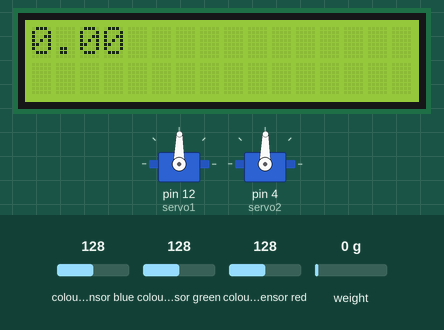
Bench run of a sketch on a simulated Arduino Uno, built with avr-gcc and run on an emulated ATmega328P. Shown: 2 × servo, 16×2 character LCD. Wiring (inferred from the names in the program): TCS3200 colour sensor: output pin 6; S2 pin 9; S3 pin 10; S0 pin 7; S1 pin 8. Inputs (shaded band) come from the test bench; at power-on: colour sensor blue 128, weight on the scale 0 g, colour sensor green 128, colour sensor red 128. What the sketch prints to the serial monitor is not drawn.

Above: at 4.8 s.
4.9 s: colour sensor blue set to 191
At 6.36 s:
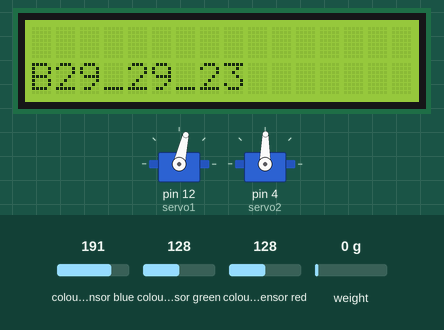
7.9 s: weight on the scale set to 100 g
At 10.5 s:
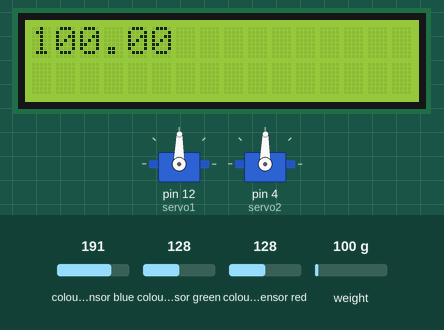
10.7 s: colour sensor blue set to 5
At 12.14 s:
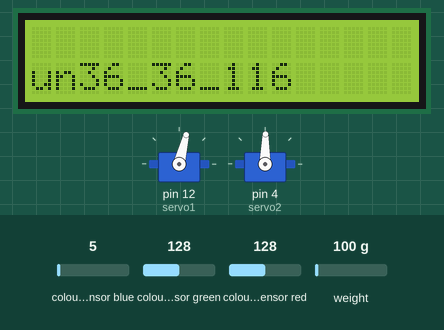
13.7 s: weight on the scale set to 1250 g
15.6 s: colour sensor green set to 5
At 17.91 s:
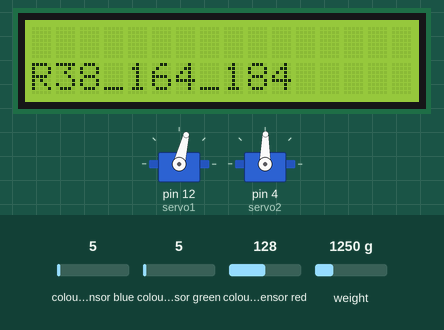
21.0 s: colour sensor red set to 5
At 23.99 s:
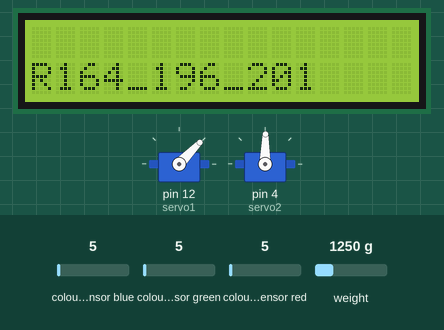
Timing chart, 0 to 25.0 s (numbered marks = the images above; inputs shaded):
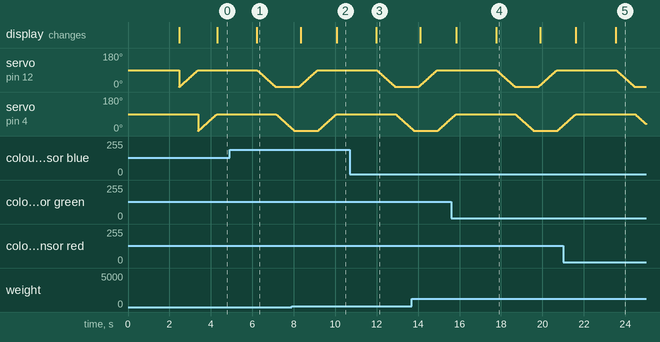

The sketch:

newLoadCell.ino
```cpp
// (c) Michael Schoeffler 2017, http://www.mschoeffler.de
#include <Servo.h>
#include <HX711_ADC.h> // https://github.com/olkal/HX711_ADC
#include <Wire.h>
#include <LiquidCrystal_I2C.h> // LiquidCrystal_I2C library

Servo servo1;
Servo servo2;


#define S0 7 //changed from 4-10&& 5-9
#define S1 8
#define S2 9
#define S3 10
#define sensorOut 6

#if defined(ESP8266)|| defined(ESP32) || defined(AVR)
#include <EEPROM.h>
#endif

HX711_ADC LoadCell(3, 2); // parameters: dt pin, sck pin<span data-mce-type="bookmark" style="display: inline-block; width: 0px; overflow: hidden; line-height: 0;" class="mce_SELRES_start"></span>
LiquidCrystal_I2C lcd(0x3F, 16, 2); // 0x27 is the i2c address of the LCM1602 IIC v1 module (might differ)

const int calVal_eepromAdress = 0;
const int tareOffsetVal_eepromAdress = 4;
unsigned long t = 0;
int red;
int green;
int blue;
int redf;
int greenf;
int bluef;
int pos1;
int pos2;


void setup() {
  servo1.attach(12);
  servo2.attach(4);

  pinMode(S0, OUTPUT);
  pinMode(S1, OUTPUT);
  pinMode(S2, OUTPUT);
  pinMode(S3, OUTPUT);
  // Set Sensor output as input
  pinMode(sensorOut, INPUT);

  digitalWrite(S0,HIGH);
  digitalWrite(S1,LOW);
  Serial.begin(9600);
  LoadCell.begin(); // start connection to HX711
  LoadCell.start(2000); // load cells gets 2000ms of time to stabilize
  LoadCell.setCalFactor(200.0); // calibration factor for load cell => strongly dependent on your individual setup
  lcd.begin(); // begins connection to the LCD module
  lcd.backlight(); // turns on the backlight
  lcd.print("hello");
}

void loop() {
  for(pos1=0;pos1<90;pos1++){
    LoadCell.update();
    servo1.write(pos1);
    delay(10);
  }
  for(pos2=0;pos2<90;pos2++){
    LoadCell.update();
    servo2.write(pos2);
    delay(10);
  }

  //delay(100);

  LoadCell.update(); // retrieves data from the load cell
  float i = LoadCell.getData(); // get output value
  lcd.clear();
  lcd.setCursor(0, 0); // set cursor to first row
 // lcd.print("Weight[g]:"); // print out to LCD
  //lcd.setCursor(0, 1); // set cursor to secon row
  lcd.print(i); // print out the retrieved value to the second row


  for(int i=0;i<3;i++){
    LoadCell.update();
    colorDetect();
    LoadCell.update();
    redf+=red;
    greenf+=green;
    bluef+=blue;
  }
  redf=redf/4;
  greenf=greenf/4;
  bluef=bluef/4;
  LoadCell.update();
  delay(100);
  //lcd.setCursor(0, 1);
  if(redf<greenf && redf<bluef){
    //lcd.clear();
    lcd.clear();
    lcd.setCursor(0,1);

    lcd.print("R");
    lcd.print(redf);
    lcd.print("_");
    lcd.print(greenf);
    lcd.print("_");
    lcd.print(bluef);

    Serial.println("r");
  }

  else if(greenf<redf && greenf<bluef){
    //lcd.clear();
    lcd.clear();
    lcd.setCursor(0,1);

    lcd.print("G");
    lcd.print(redf);
    lcd.print("_");
    lcd.print(greenf);
    lcd.print("_");
    lcd.print(bluef);
    Serial.println("g");
  }
  else if(bluef<redf&&bluef<greenf){
    //lcd.clear();
   // lcd.setCursor(0, 1);
   lcd.clear();
  lcd.setCursor(0,1);
    lcd.print("B");
    lcd.print(redf);
    lcd.print("_");
    lcd.print(greenf);
    lcd.print("_");
    lcd.print(bluef);
    Serial.println("b");

  }
  else{
    //lcd.clear();
    //lcd.setCursor(0, 1);
    lcd.clear();
  lcd.setCursor(0,1);
  lcd.print("un");
  lcd.print(redf);
  lcd.print("_");
    lcd.print(greenf);
    lcd.print("_");
    lcd.print(bluef);

  }
  LoadCell.update();
  for(;pos1>0;pos1--){
    servo1.write(pos1);
    LoadCell.update();
    delay(10);
  }
  for(;pos2>0;pos2--){
    servo2.write(pos2);
    LoadCell.update();
    delay(10);
  }
  delay(200);
  lcd.clear();


}

void colorDetect(){
  // Read Red Pulse Width
  red = getRedPW();
  // Delay to stabilize sensor
  delay(200);

  // Read Green Pulse Width
  green = getGreenPW();
  // Delay to stabilize sensor
  delay(200);

  // Read Blue Pulse Width
  blue = getBluePW();
  // Delay to stabilize sensor
  delay(200);


  // Print output to Serial Monitor
  Serial.print("Red PW = ");
  Serial.print(red);
  Serial.print(" - Green PW = ");
  Serial.print(green);
  Serial.print(" - Blue PW = ");
  Serial.println(blue);


}

// Function to read Red Pulse Widths
int getRedPW() {

  // Set sensor to read Red only
  digitalWrite(S2,LOW);
  digitalWrite(S3,LOW);
  // Define integer to represent Pulse Width
  int PW;
  // Read the output Pulse Width
  PW = pulseIn(sensorOut, LOW);
  // Return the value
  return PW;

}

// Function to read Green Pulse Widths
int getGreenPW() {

  // Set sensor to read Green only
  digitalWrite(S2,HIGH);
  digitalWrite(S3,HIGH);
  // Define integer to represent Pulse Width
  int PW;
  // Read the output Pulse Width
  PW = pulseIn(sensorOut, LOW);
  // Return the value
  return PW;

}

// Function to read Blue Pulse Widths
int getBluePW() {

  // Set sensor to read Blue only
  digitalWrite(S2,LOW);
  digitalWrite(S3,HIGH);
  // Define integer to represent Pulse Width
  int PW;
  // Read the output Pulse Width
  PW = pulseIn(sensorOut, LOW);
  // Return the value
  return PW;

}
```

Measured:
- after the input at 4.9 s, the display: changes after 1.3 s (image 1)
- after the input at 10.7 s, the display: changes after 1.3 s (image 3)
- after the input at 15.6 s, the display: first differs from a run without the input after 2.2 s (image 4)
